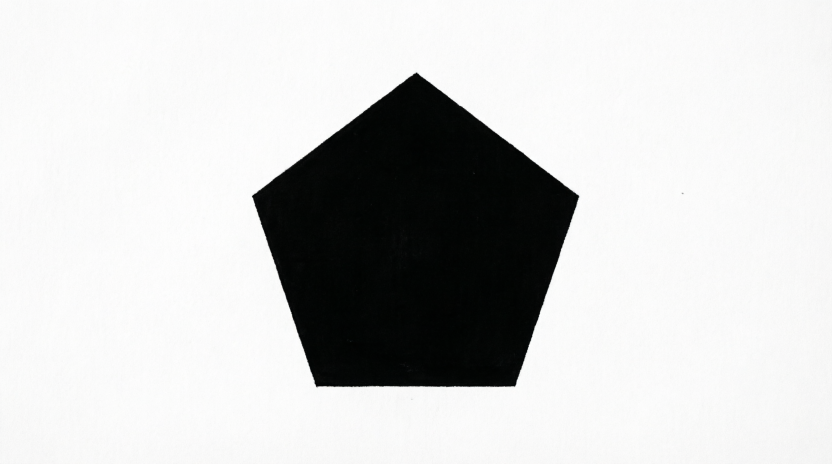
#> input picture data/lr3/pentagon.png, 1664 x 928 px (shown at 1/2 size)
$ jupyter execute main.ipynb
#> lines starting #> are read from the running program, lines starting #| are printed output that depends on the picture; after the words box and inside, x2 and y2 are one past the last pixel; in counts of white or black regions, pixels touching at a corner belong together; long printed decimals are rounded
[cell 1]
import numpy as np
import matplotlib.pyplot as plt

from skimage.io import imread
from skimage.color import rgb2gray
from skimage.filters import sobel, threshold_otsu
from skimage.feature import canny
from skimage import img_as_float

from scipy.ndimage import convolve

from time import perf_counter

from pathlib import Path

ROOT_DIR = Path.cwd().parent
PENTAGON_PATH = ROOT_DIR / "data/lr3/pentagon.png"
print("Корневой путь:", ROOT_DIR)
print("Путь к изображению:", PENTAGON_PATH, "\n")

image = imread(PENTAGON_PATH)
#> image is the input picture: shape (928, 1664, 3); mean R, G, B 205.1, 205.5, 205.1
print(f"Изображение: {image.shape}, dtype={image.dtype}")
#| Изображение: (928, 1664, 3), dtype=uint8

plt.rcParams['font.family'] = ["Times New Roman"]
plt.rcParams['font.size'] = 16

if image.ndim == 3:
    image = rgb2gray(image)
#> image: shape (928, 1664) float64

A = img_as_float(image)
h, w = A.shape
print(f"Полутоновое: {A.shape}, dtype={A.dtype}")
#| Полутоновое: (928, 1664), dtype=float64

## Часть 1. Поиск границ

[cell 2]
# -----//----- Маски фильтра Собела -----//-----
Sx = np.array([[-1, 0, 1],
               [-2, 0, 2],
               [-1, 0, 1]], dtype=np.float64)
Sy = Sx.T

Dx = convolve(A, Sx)  # свертка по x
Dy = convolve(A, Sy)  # свертка по y

G = np.sqrt(Dx**2 + Dy**2)              # модуль градиента
gamma = np.degrees(np.arctan2(Dy, Dx))  # фаза градиента
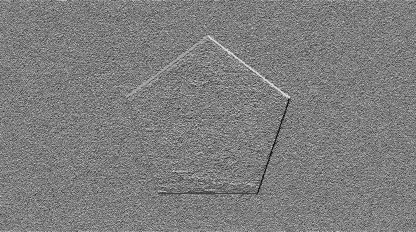
#> gamma: shape (928, 1664) float64 (shown at 1/4 size); min -180, max 180, mean -2.3; drawn with min black and max white

m = max(np.abs(Dx).max(), np.abs(Dy).max())
#> m = 3.6
fig, ax = plt.subplots(1, 5, figsize=(18, 10))

ax[0].imshow(A, cmap='gray')
ax[0].set_title('Исходник')

ax[1].imshow(Dx, cmap='gray', vmin=-m, vmax=m)
ax[1].set_title('Dx: вертикальные границы')

ax[2].imshow(Dy, cmap='gray', vmin=-m, vmax=m)
ax[2].set_title('Dy: горизонтальные границы')

ax[3].imshow(G, cmap='gray')
ax[3].set_title('Модуль градиента |G|')

im = ax[4].imshow(gamma, cmap='hsv', vmin=-180, vmax=180)
ax[4].set_title('Фаза градиента γ')

fig.colorbar(im, ax=ax[4], fraction=0.046)

for a in ax:
    a.axis('off')

plt.tight_layout()
plt.show()

fig.savefig(ROOT_DIR / "data/lr3/pentagon_sobel.png")
print("Изображение создано и сохранено как 'pentagon_sobel.png'")

[cell 3]
# В MATLAB вызов edge(A) БЕЗ указания метода по умолчанию использует детектор Собеля
# с автоматически выбранным порогом. В skimage аналог — модуль градиента Собеля G
# (посчитан в части 1) + пороговая бинаризация (порог Оцу).
t_edge = threshold_otsu(G)
#> t_edge = 1.26
E = G > t_edge
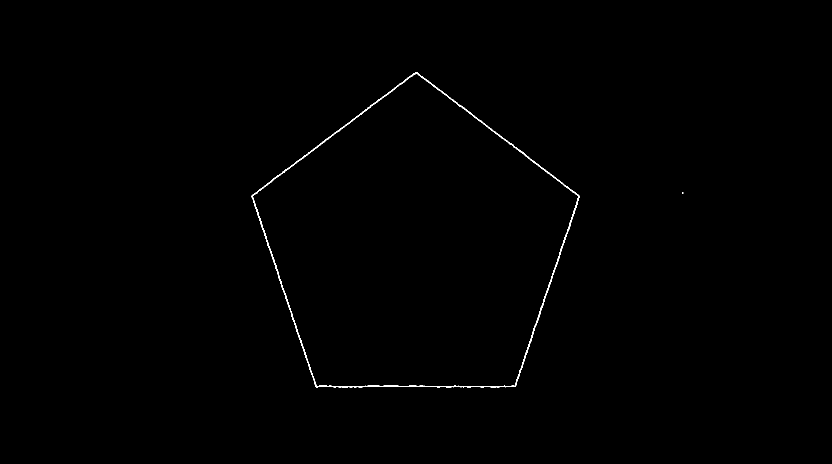
#> E: shape (928, 1664) bool (shown at 1/2 size); 0.34% white in thin lines or dots, all inside (x1, y1, x2, y2) = (503, 144, 1367, 775)
print(f'Порог для edge(A) (Собель): {t_edge:.4f}')
#| Порог для edge(A) (Собель): 1.2603
print(f'Пикселей границы: {np.count_nonzero(E)}')
#| Пикселей границы: 5178

fig, ax = plt.subplots(1, 2, figsize=(14, 4))
ax[0].imshow(E, cmap='gray')
ax[0].set_title('E = edge(A) — Собель (по умолчанию в MATLAB)')
ax[1].imshow(G, cmap='gray')
ax[1].set_title('|G| — модуль градиента до бинаризации')

for a in ax:
    a.axis('off')

plt.tight_layout()
plt.show()

fig.savefig(ROOT_DIR / "data/lr3/pentagon_sobel_think.png")
print("Изображение создано и сохранено как 'pentagon_sobel_think.png'")

### Сравнение границ: `edge(A,'Sobel')` и `edge(A,'Canny')` (вопрос части 1)

**Ответ.** По умолчанию вызов `edge(A)` без указания метода — это `'Sobel'` с автоматически подобранным порогом.

`edge(A,'Sobel')` — это просто модуль градиента по маскам Собеля с одним порогом:
границы получаются **толстыми** (несколько пикселей), без учёта направления градиента.
`edge(A,'Canny')` — многоступенчатый детектор: гауссово сглаживание, затем градиент,
**подавление немаксимумов** (оставляет только локальные максимумы модуля градиента
вдоль его направления — границы становятся тонкими, в 1 пиксель) и **двойная пороговая
фильтрация** (сильные границы принимаются сразу, слабые — только если соединены
с сильными). Поэтому Canny даёт тонкие, связные, малошумные контуры, а Собель —
толстые и более чувствительные к шуму; двойной порог Кэнни также устойчивее к выбору
единственного порога.

[cell 4]
# -----//----- Сравнение E1 = edge(A,'Sobel') и E2 = edge(A,'Canny') -----//-----
Gmag = sobel(A)
t_sobel = threshold_otsu(Gmag)
#> t_sobel = 0.223
E1 = Gmag > t_sobel
E2 = canny(A, sigma=1.0, low_threshold=0.10, high_threshold=0.20)
#> E2: shape (928, 1664) bool; 0.15% white in thin lines or dots, all inside (x1, y1, x2, y2) = (504, 145, 1368, 774)

fig, ax = plt.subplots(1, 4, figsize=(16, 4))
ax[0].imshow(A, cmap='gray')
ax[0].set_title('Исходное изображение')
ax[1].imshow(E1, cmap='gray')
ax[1].set_title('Sobel')
ax[2].imshow(E2, cmap='gray')
ax[2].set_title('Canny')
ax[3].imshow(E1 ^ E2, cmap='gray')
ax[3].set_title('Различие Sobel и Canny')

for a in ax:
    a.axis('off')
plt.tight_layout()
plt.show()
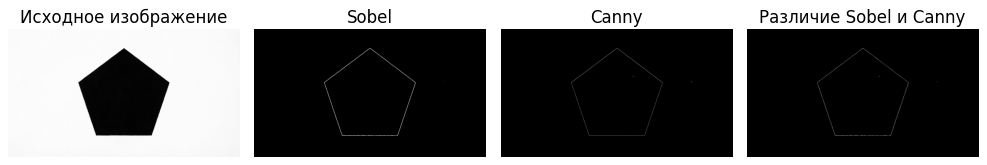
#> figure drawn by matplotlib, 4 panels

print('Порог для Sobel:', t_sobel)
#| Порог для Sobel: 0.2228
print('Пикселей границы после Sobel:', np.count_nonzero(E1))
#| Пикселей границы после Sobel: 5178
print('Пикселей границы после Canny:', np.count_nonzero(E2))
#| Пикселей границы после Canny: 2346

intersection = np.logical_and(E1, E2).sum()
#> intersection = 2327
union = np.logical_or(E1, E2).sum()
#> union = 5197
print(f'IoU для двух масок границ: {intersection / union:.3f}')
#| IoU для двух масок границ: 0.448

fig.savefig(ROOT_DIR / "data/lr3/pentagon_sobel_canny_compare.png")
print("Изображение создано и сохранено как 'pentagon_sobel_canny_compare.png'")

## Часть 2. Поиск прямых с помощью преобразования Хафа

Пространство поиска — матрица `H` размером 1000×1000;
параметры прямой ограничены`|k| ≤ kmax = 5`, `|b| ≤ bmax = 1000`.
Каждая точка границы «голосует» за все прямые, проходящие через неё:
для каждого индекса `KI` считаем `k`, затем `b = -k·x + y`,
переводим `b` в индекс `BI` и увеличиваем `H(KI, BI)`.
Максимумы `H` («бабочки») соответствуют прямым,
проходящим через много точек границы.

Ниже две реализации: исходная и ускоренная

[cell 5]
# Отправная точка — границы E (Собель, как edge(A) по умолчанию) из части 1
KMAX, BMAX = 1500, 1500
kmax, bmax = 5.0, 1500.0


def hough_kb_slow(E, KMAX, BMAX, kmax, bmax):
    """Исходная реализация"""
#> called with KMAX = 1500, BMAX = 1500, kmax = 5, bmax = 1500
    h, w = E.shape
    H = np.zeros((KMAX, BMAX), dtype=np.int32)
    for y in range(h):
        for x in range(w):
            if not E[y, x]:
                continue
            for KI in range(KMAX):
                k = KI * (2 * kmax) / (KMAX - 1) - kmax
                b = -x * k + y
                BI = int(round((b + bmax) * (BMAX - 1) / (2 * bmax)))
                if 0 <= BI < BMAX:
                    H[KI, BI] += 1
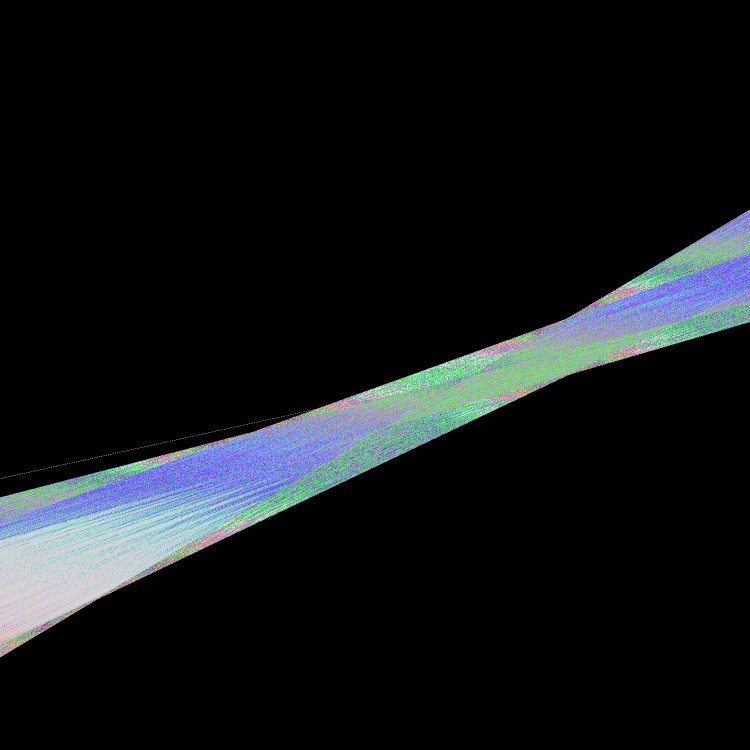
#> H: shape (1500, 1500) int32 (shown at 1/2 size); 275 distinct labels, from 0 to 716; one colour per label, 0 black
    return H


def hough_kb_fast(E, KMAX, BMAX, kmax, bmax):
    """Ускоренный вариант"""
#> called with KMAX = 1500, BMAX = 1500, kmax = 5, bmax = 1500
    h, w = E.shape
    H = np.zeros((KMAX, BMAX), dtype=np.int32)
    k_scale = (2 * kmax) / (KMAX - 1)
    b_scale = (BMAX - 1) / (2 * bmax)
    KI_values = np.arange(KMAX)
    k_values = KI_values * k_scale - kmax
    ys, xs = np.nonzero(E)
#> ys = 5178 values from 144 to 774; xs = 5178 values, max 1366 at index 2048, min 503 at index 2097, mean 830.4
    for x, y in zip(xs, ys):
        b_values = -x * k_values + y
        BI_values = np.rint((b_values + bmax) * b_scale).astype(np.int32)
        valid = (BI_values >= 0) & (BI_values < BMAX)
        H[KI_values[valid], BI_values[valid]] += 1
#> this loop made 5178 passes
#> (x, y) on passes 1 to 3: (832, 144), (833, 144), (834, 144)
#> H: shape (1500, 1500) int32; 276 distinct labels, from 0 to 716
    return H


# [4 lines of commented-out code are left out]

E_sub = E

t0 = perf_counter()
H_slow = hough_kb_slow(E_sub, KMAX, BMAX, kmax, bmax)
t_slow = perf_counter() - t0

t0 = perf_counter()
H_fast = hough_kb_fast(E_sub, KMAX, BMAX, kmax, bmax)
t_fast = perf_counter() - t0

print('=== Часть 2: ускорение за счёт выноса постоянных множителей ===')
print(f'Медленный вариант: {t_slow:.6f} c')
print(f'Быстрый вариант:   {t_fast:.6f} c')
print(f'Ускорение: {t_slow / t_fast:.2f} раза')
print(f'Прирост производительности: {(t_slow - t_fast) / t_slow * 100:.1f}%')

# Полное быстрое преобразование на всём изображении
t0 = perf_counter()
H = hough_kb_fast(E, KMAX, BMAX, kmax, bmax)
#> the loop in hough_kb_fast (call 2), `for x, y in zip(xs, ys):` made 5178 passes
t_full = perf_counter() - t0
print(f'\nПолное преобразование: {t_full:.3f} c')

[cell 6]
fig = plt.figure(figsize=(8, 6))
plt.imshow(H.T, aspect="auto", cmap="gray_r")
plt.title("Пространство поиска <k, b>")
plt.xlabel("KI")
plt.ylabel("BI")
plt.colorbar(label="Количество голосов")

plt.tight_layout()
plt.show()
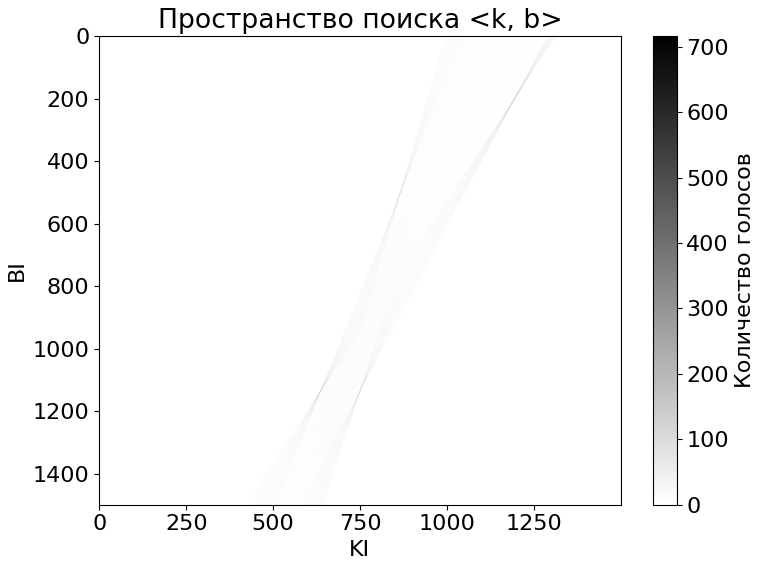
#> figure drawn by matplotlib, 2 panels

fig.savefig(ROOT_DIR / "data/lr3/pentagon_HafaTrans.png")
print("Изображение создано и сохранено как 'pentagon_HafaTrans.png'")

[cell 7]
def kb_from_indices(KI, BI):
    """Пересчёт индексов матрицы H в параметры прямой k, b."""
    k = KI * (2 * kmax) / (KMAX - 1) - kmax
    b = BI * (2 * bmax) / (BMAX - 1) - bmax
    return k, b


H_work = H.copy()
A_lines = A.copy()
SUPR = 30  # радиус подавления области максимума, клеток

lines_kb = []
for i in range(4):
    KI, BI = np.unravel_index(np.argmax(H_work), H_work.shape)
    k, b = kb_from_indices(KI, BI)
    lines_kb.append((k, b, int(H[KI, BI])))
    # удаляем область максимума (не одну точку — максимум занимает несколько клеток)
    H_work[max(0, KI - SUPR):KI + SUPR + 1,
           max(0, BI - SUPR):BI + SUPR + 1] = 0
    # рисуем прямую чёрными точками: перебираем все x
    for x in range(w):
        y = int(round(k * x + b))
        if 0 <= y < h:
            A_lines[y, x] = 0.0
#> this loop made 4 passes
#> (KI, BI, k, b) on passes 1 to 4: (749, 1137, -0.00334, 775.5), (863, 507, 0.757, -485.3), (636, 1136, -0.757, 773.5), (1191, 205, 2.95, -1089.7)
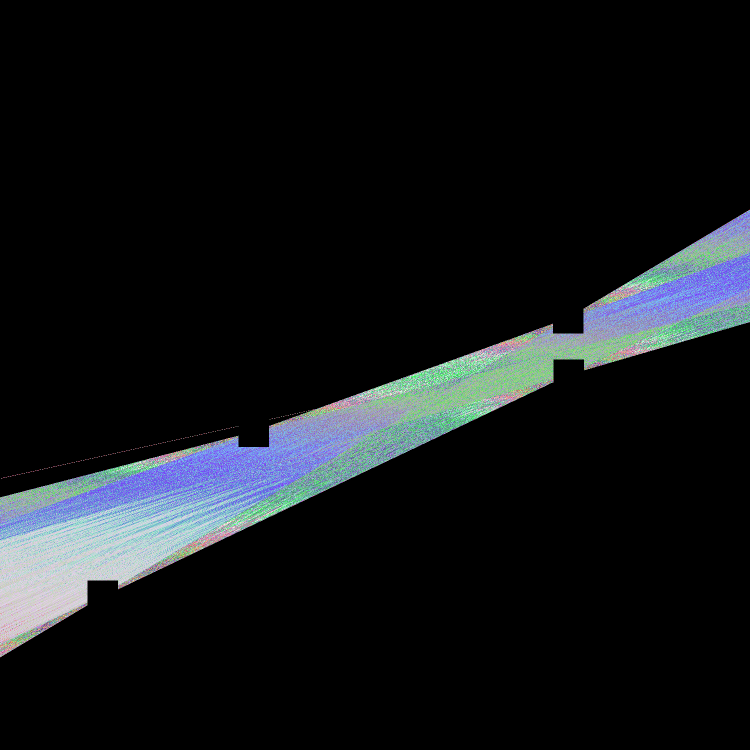
#> H_work: shape (1500, 1500) int32 (shown at 1/2 size); 150 distinct labels, from 0 to 188; one colour per label, 0 black
#> after the loop, lines_kb = [(-0.00334, 775.5, 716), (0.757, -485.3, 646), (-0.757, 773.5, 630), (2.95, -1089.7, 261)]

print('Найденные прямые (k, b, счётчик):')
for k, b, votes in lines_kb:
    print(f'  k = {k:+.3f}, b = {b:+.1f}, счётчик = {votes}')
#> this loop made 4 passes
#> (printed output is left out)

fig, ax = plt.subplots(1, 2, figsize=(16, 5))
ax[0].imshow(A_lines, cmap='gray')
ax[0].set_title('Найденные прямые (их только 4 из 5)')
ax[0].axis('off')

im = ax[1].imshow(H_work.T, aspect="auto", cmap='gray_r')
ax[1].set_title('Пространство <k, b> после подавления 4 максимумов')
ax[1].set_xlabel("KI")
ax[1].set_ylabel("BI")
fig.colorbar(im, ax=ax[1], fraction=0.046)

plt.tight_layout()
plt.show()
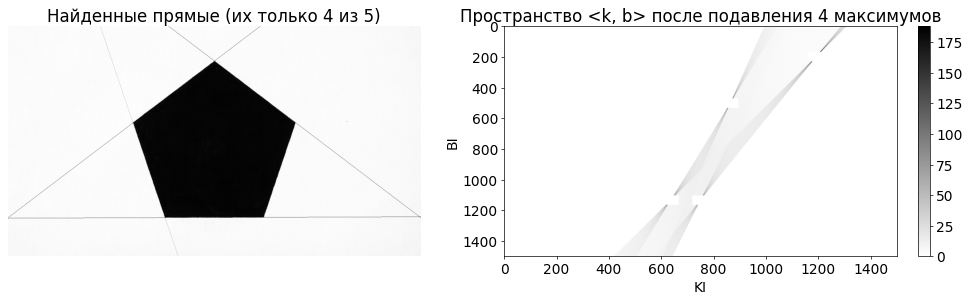
#> figure drawn by matplotlib, 3 panels

fig.savefig(ROOT_DIR / "data/lr3/pentagon_HafaTrans_result.png")
print("Изображение создано и сохранено как 'pentagon_HafaTrans_result.png'")

### Ответы на вопросы части 2

1. **Почему в дуальном пространстве только 4 максимума-бабочки?** Параметризация
   `y = kx + b` не описывает вертикальные прямые (`k → ∞`), а для крутых прямых `k` и
   особенно `b = y − kx` становятся очень большими и выходят за пределы пространства
   `H` (у нас `|k| ≤ 5`, `|b| ≤ 1000`). Голоса пятой стороны рассеиваются по «хвостам»
   за границами матрицы, отчётливого максимума не образуется. **Как её найти:**
   перейти к нормальной форме `ρ = x·cosφ + y·sinφ` (часть 3), где любая прямая
   параметризуется конечными `ρ` и `φ`.
2. **Что произойдёт, если строить пятую линию без максимума?** После подавления
   четырёх настоящих максимумов алгоритм возьмёт наибольший остаточный отклик —
   это «хвост» чужой бабочки или шум, поэтому пятая линия пройдёт мимо стороны
   пятиугольника (почти вертикальная с огромным `k` или произвольная наклонная).
3. **Прирост производительности** при вынесении постоянных множителей за цикл
   измерен в ячейке выше (медленный/быстрый вариант, `perf_counter` — аналог `tic/toc`).

## Часть 3. Поиск прямых в нормальной форме

Записываем прямую как `ρ = x·cosφ + y·sinφ`: `ρ` — длина нормали к прямой, `φ` — угол
её наклона. Теперь в дуальном пространстве `(ρ, φ)` каждая точка границы даёт
**синусоиду**, а точки пересечения синусоид — искомые прямые. Пространство: `φ` —
360 отсчётов (по одному на градус), `ρ` — от 0 до диагонали изображения (`RMAX`).

[cell 8]
RMAX = round(np.sqrt(w**2 + h**2)) + 1  # размер по rho = диагональ изображения
FMAX = 360


def hough_rho_slow(E, RMAX, FMAX):
    """Исходный вариант"""
#> called with RMAX = 1906, FMAX = 360
    H = np.zeros((RMAX, FMAX), dtype=np.int32)
    ys, xs = np.nonzero(E)
#> ys = 5178 values from 144 to 774
    for x, y in zip(xs, ys):
        for fi in range(FMAX):
            phi = np.radians(fi)
            rho = x * np.cos(phi) + y * np.sin(phi)
            R = int(round(rho)) + 1      # 1-based индекс, как в MATLAB
            if 1 <= R <= RMAX:
                H[R - 1, fi] += 1
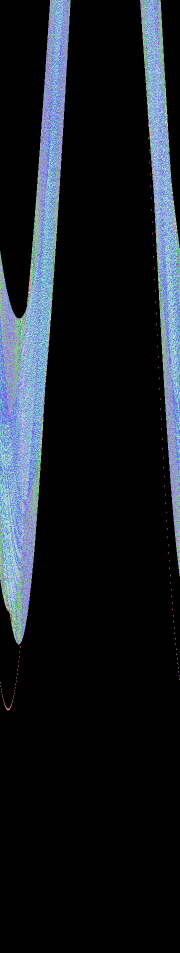
#> H: shape (1906, 360) int32 (shown at 1/2 size); 164 distinct labels, from 0 to 407; one colour per label, 0 black
    return H


def hough_rho_fast(E, RMAX, FMAX, cos_t, sin_t):
    """Ускоренный вариант: таблицы синусов/косинусов заданы заранее,
    внутренний цикл по phi векторизован."""
#> called with RMAX = 1906, FMAX = 360, cos_t = array of shape (360,), sin_t = array of shape (360,)
    H = np.zeros((RMAX, FMAX), dtype=np.int32)
    ys, xs = np.nonzero(E)
#> ys = 5178 values from 144 to 774
    for x, y in zip(xs, ys):
        rho = x * cos_t + y * sin_t
        R = np.rint(rho).astype(np.int64) + 1
        valid = (R >= 1) & (R <= RMAX)
        H[R[valid] - 1, np.nonzero(valid)[0]] += 1
    return H


phis = np.radians(np.arange(FMAX))
cos_t, sin_t = np.cos(phis), np.sin(phis)  # таблицы sin/cos — вынесены за цикл

t0 = perf_counter()
H_slow = hough_rho_slow(E, RMAX, FMAX)
t_slow = perf_counter() - t0

t0 = perf_counter()
H_fast = hough_rho_fast(E, RMAX, FMAX, cos_t, sin_t)
t_fast = perf_counter() - t0

print('=== Часть 3: ускорение за счёт таблицы sin/cos ===')
print(f'Медленный вариант: {t_slow:.6f} c')
print(f'Быстрый вариант:   {t_fast:.6f} c')
print(f'Ускорение: {t_slow / t_fast:.2f} раза')

t0 = perf_counter()
H3 = hough_rho_fast(E, RMAX, FMAX, cos_t, sin_t)
#> the loop in hough_rho_fast (call 2), `for x, y in zip(xs, ys):` made 5178 passes
t_full3 = perf_counter() - t0
print(f'\nПолное преобразование (все точки границы): {t_full3:.3f} c')

fig = plt.figure(figsize=(10, 6))
plt.imshow(H3, aspect='auto', cmap='gray_r')

plt.title('Дуальное пространство <rho, phi>: пучки синусоид и 5 откликов')
plt.xlabel('phi (градусы)')
plt.ylabel('rho')
plt.colorbar(label='Количество голосов')

plt.tight_layout()
plt.show()
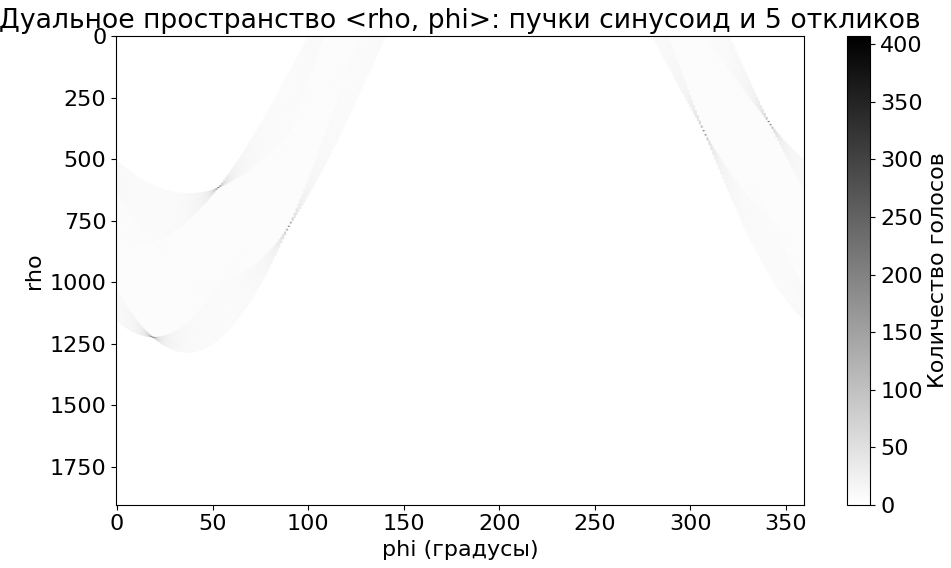
#> figure drawn by matplotlib, 2 panels

fig.savefig(ROOT_DIR / "data/lr3/pentagon_HafaTransNorm.png")
print("Изображение создано и сохранено как 'pentagon_HafaTransNorm.png'")

[cell 9]
H3_work = H3.copy()
A_lines3 = A.copy()
SUP_R, SUP_F = 15, 10  # радиусы подавления области максимума по rho и phi

lines_rho = []
for i in range(5):
    R_idx, fi = np.unravel_index(np.argmax(H3_work), H3_work.shape)
    # Координаты наибольшего отклика: (R*, F*) — в 1-based индексации MATLAB
    R_star = R_idx + 1   # R = round(rho) + 1  (1-based, как в MATLAB)
    F_star = fi          # угол phi в градусах
    # Пересчёт индекса R в параметр прямой — вычитанием единицы
    rho = R_star - 1
    phi = np.radians(fi)
    lines_rho.append((R_star, F_star, rho, fi, int(H3[R_idx, fi])))
    # удаляем область максимума (с учётом переноса по phi через 0/360)
    rows = np.arange(max(0, R_idx - SUP_R), min(RMAX, R_idx + SUP_R + 1))
    cols = np.arange(fi - SUP_F, fi + SUP_F + 1) % FMAX
    H3_work[np.ix_(rows, cols)] = 0

    c, s = np.cos(phi), np.sin(phi)
    if abs(s) > 1e-3:
        # не вертикальная: перебираем x, y = (rho - x*cos(phi)) / sin(phi)
        for x in range(w):
            y = int(round((rho - x * c) / s))
            if 0 <= y < h:
                A_lines3[y, x] = 0.0
    else:
        # почти вертикальная: sin(phi) мало — перебираем y,
        # x = (rho - y*sin(phi)) / cos(phi), иначе линия получается рваной
        for y in range(h):
            x = int(round((rho - y * s) / c))
            if 0 <= x < w:
                A_lines3[y, x] = 0.0
#> this loop made 5 passes
#> (R_idx, fi, R_star, F_star, rho, phi, c, s) on passes 1 to 5: (616, 53, 617, 53, 616, 0.925, 0.602, 0.799), (772, 90, 773, 90, 772, 1.57, 6.12e-17, 1), (385, 307, 386, 307, 385, 5.36, 0.602, -0.799), (1224, 19, 1225, 19, 1224, 0.332, 0.946, 0.326), (347, 341, 348, 341, 347, 5.95, 0.946, -0.326)
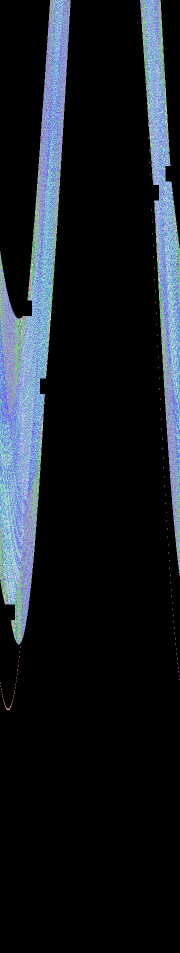
#> H3_work: shape (1906, 360) int32 (shown at 1/2 size); 110 distinct labels, from 0 to 207; one colour per label, 0 black
#> after the loop, lines_rho = [(617, 53, 616, 53, 407), (773, 90, 772, 90, 400), (386, 307, 385, 307, 372), (1225, 19, 1224, 19, 371), (348, 341, 347, 341, 332)]

print('Найденные прямые — координаты отклика (R*, F*) и параметры кривых (rho, phi):')
for R_star, F_star, rho, fi, votes in lines_rho:
    print(f'  R* = {R_star:4d}, F* = {F_star:3d}°  ->  rho = {rho:4d}, phi = {fi}°, голосов = {votes}')
#> this loop made 5 passes
#> (printed output is left out)
#> (the rest of the program and of its run is left out)
